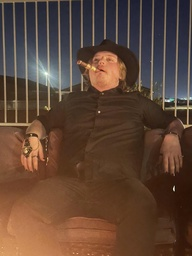
#> input picture sam/sam.jpg, 192 x 256 px, shrunk from 3024 x 4032 before the run
$ python cmyk_tool.py --image sam/sam.jpg
#> lines starting #> are read from the running program, lines starting #| are printed output that depends on the picture
#> in main, img is the input picture: PIL image 192x256 RGB; mean R, G, B 94.7, 69.5, 54.8
import argparse
import os
import csv
from collections import Counter
from PIL import Image, ImageDraw, ImageFont
import webcolors
import numpy as np

try:
    from sklearn.cluster import KMeans
except ImportError:
    KMeans = None

def rgb_to_cmyk(r, g, b):
    r, g, b = [x / 255.0 for x in (r, g, b)]
    k = 1 - max(r, g, b)
    if k == 1:
        return 0, 0, 0, 1
    c = (1 - r - k) / (1 - k)
    m = (1 - g - k) / (1 - k)
    y = (1 - b - k) / (1 - k)
    return c, m, y, k

def cmyk_to_rgb(c, m, y, k):
    r = 255 * (1 - c) * (1 - k)
    g = 255 * (1 - m) * (1 - k)
    b = 255 * (1 - y) * (1 - k)
    return int(round(r)), int(round(g)), int(round(b))

def closest_color_name(rgb_tuple):
    try:
        return webcolors.rgb_to_name(rgb_tuple, spec='css3')
    except ValueError:
        min_colors = {}
        for hex_value, name in webcolors._definitions._get_hex_to_name_map("css3").items():
            r_c, g_c, b_c = webcolors.hex_to_rgb(hex_value)
            rd = (r_c - rgb_tuple[0]) ** 2
            gd = (g_c - rgb_tuple[1]) ** 2
            bd = (b_c - rgb_tuple[2]) ** 2
            min_colors[(rd + gd + bd)] = name
        closest_name = min_colors[min(min_colors.keys())]
        return closest_name

def quantize_cmyk(cmyk, precision=0.05):
    return tuple(round(channel / precision) * precision for channel in cmyk)

def get_cmyk_pixels_and_counts(img, precision=0.05):
#> called with precision = 0.05
    width, height = img.size
#> width = 192; height = 256
    cmyk_pixels = []
    color_counter = Counter()
    for y in range(height):
        row = []
        for x in range(width):
            r, g, b = img.getpixel((x, y))
            cmyk = rgb_to_cmyk(r, g, b)
            quant_cmyk = quantize_cmyk(cmyk, precision)
            row.extend([round(x, 4) for x in quant_cmyk])
            color_counter[quant_cmyk] += 1
        cmyk_pixels.append(row)
#| Number of unique colors: 1258
    return cmyk_pixels, color_counter, width, height

# [13 lines left out: function get_cmyk_pixels_and_counts_from_rgb_array, not called in this run]

def write_cmyk_data(image_path, color_counter):
#> called with image_path = 'sam/sam.jpg'
    base, ext = os.path.splitext(image_path)
    counts_file = f"{base}_cmyk_data.csv"
    color_list = list(color_counter.keys())
    with open(counts_file, "w", newline="") as f:
        writer = csv.writer(f)
        writer.writerow(["Index", "Name", "C", "M", "Y", "K", "Count"])
        for idx, color in enumerate(color_list):
            rgb = cmyk_to_rgb(*color)
            color_name = closest_color_name(rgb)
            count = color_counter[color]
            writer.writerow([idx, color_name] + [round(x, 4) for x in color] + [count])
#> this loop made 1258 passes
#> color on passes 1 to 3: (0, 0.1, 0.4, 0.5), (0, 0.15, 0.4, 0.5), (0, 0.2, 0.45, 0.5)
    print(f"Unique color counts written to {counts_file}")
    return color_list  # Return the color list for index mapping

# [9 lines left out: function write_cmyk_pixels, not called in this run]

def write_index_map(image_path, cmyk_data, width, height, color_to_index):
#> called with image_path = 'sam/sam.jpg', width = 192, height = 256
    base, ext = os.path.splitext(image_path)
    indexed_map_file = f"{base}_cmyk_index_map.csv"
    with open(indexed_map_file, "w", newline="") as f:
        writer = csv.writer(f)
        for row in cmyk_data:
            index_row = []
            for i in range(0, len(row), 4):
                cmyk = tuple(row[i:i+4])
                idx = color_to_index[cmyk]
                index_row.append(idx)
            writer.writerow(index_row)
    print(f"Indexed CMYK map written to {indexed_map_file}")
    return indexed_map_file

# [39 lines left out: functions read_cmyk_csv, reconstruct_image_from_cmyk, quantize_image_kmeans, not called in this run]

def load_color_palette_for_viz(cmyk_data_file):
    """Load the color palette from the CMYK data CSV file for visualization."""
#> called with cmyk_data_file = 'sam/sam_cmyk_data.csv'
    colors = {}
    with open(cmyk_data_file, 'r', newline='') as f:
        reader = csv.DictReader(f)
        for row in reader:
            index = int(row['Index'])
            c, m, y, k = float(row['C']), float(row['M']), float(row['Y']), float(row['K'])
            # Convert CMYK to RGB
            r = int(255 * (1 - c) * (1 - k))
            g = int(255 * (1 - m) * (1 - k))
            b = int(255 * (1 - y) * (1 - k))
            colors[index] = {
                'rgb': (r, g, b),
                'name': row['Name'],
                'cmyk': (c, m, y, k),
                'count': int(row['Count'])
            }
    return colors

def load_index_map_for_viz(index_map_file):
    """Load the index map from CSV for visualization."""
#> called with index_map_file = 'sam/sam_cmyk_index_map.csv'
    index_map = []
    with open(index_map_file, 'r', newline='') as f:
        reader = csv.reader(f)
        for row in reader:
            index_map.append([int(x) for x in row])
    return index_map

def create_simple_visualization(index_map, colors, cell_size=30, show_numbers=True):
    """Create a PNG visualization of the index map with actual colors."""
#> called with cell_size = 30, show_numbers = True
    height = len(index_map)
    width = len(index_map[0]) if index_map else 0
    img_width = width * cell_size
    img_height = height * cell_size

    # Create image
    img = Image.new('RGB', (img_width, img_height), 'white')
#> img: PIL image 5760x7680 RGB; every value is 255
    draw = ImageDraw.Draw(img)

    # Try to load a font, fall back to default if not available
    try:
        font = ImageFont.truetype("arial.ttf", max(8, cell_size // 3))
    except:
        try:
            font = ImageFont.truetype("calibri.ttf", max(8, cell_size // 3))
        except:
            font = ImageFont.load_default()

    # Draw grid
    for y, row in enumerate(index_map):
        for x, color_index in enumerate(row):
            x_pos = x * cell_size
            y_pos = y * cell_size

            # Get color
            if color_index in colors:
                color = colors[color_index]['rgb']
            else:
                color = (128, 128, 128)  # Gray for missing colors

            # Draw cell
            draw.rectangle([x_pos, y_pos, x_pos + cell_size, y_pos + cell_size],
                          fill=color, outline=(0, 0, 0))

            # Draw index number if enabled
            if show_numbers:
                text = str(color_index)
                # Calculate text color (black or white) based on background brightness
                brightness = sum(color) / 3
                text_color = (255, 255, 255) if brightness < 128 else (0, 0, 0)

                # Center text in cell
                bbox = draw.textbbox((0, 0), text, font=font)
                text_width = bbox[2] - bbox[0]
                text_height = bbox[3] - bbox[1]
                text_x = x_pos + (cell_size - text_width) // 2
                text_y = y_pos + (cell_size - text_height) // 2

                draw.text((text_x, text_y), text, fill=text_color, font=font)

    return img

# [120 lines left out: function create_html_visualization_integrated, not called in this run]

def generate_visualization(image_path, index_map_file, cmyk_data_file, viz_type="simple"):
    """Generate visualization and clean up temporary files."""
    base, ext = os.path.splitext(image_path)

    if viz_type == "simple":
        # Create PNG visualization
        colors = load_color_palette_for_viz(cmyk_data_file)
        index_map = load_index_map_for_viz(index_map_file)

        print(f"Loaded {len(colors)} colors")
        print(f"Index map dimensions: {len(index_map)}x{len(index_map[0]) if index_map else 0}")

        # Create visualization
        img = create_simple_visualization(index_map, colors, cell_size=30, show_numbers=True)
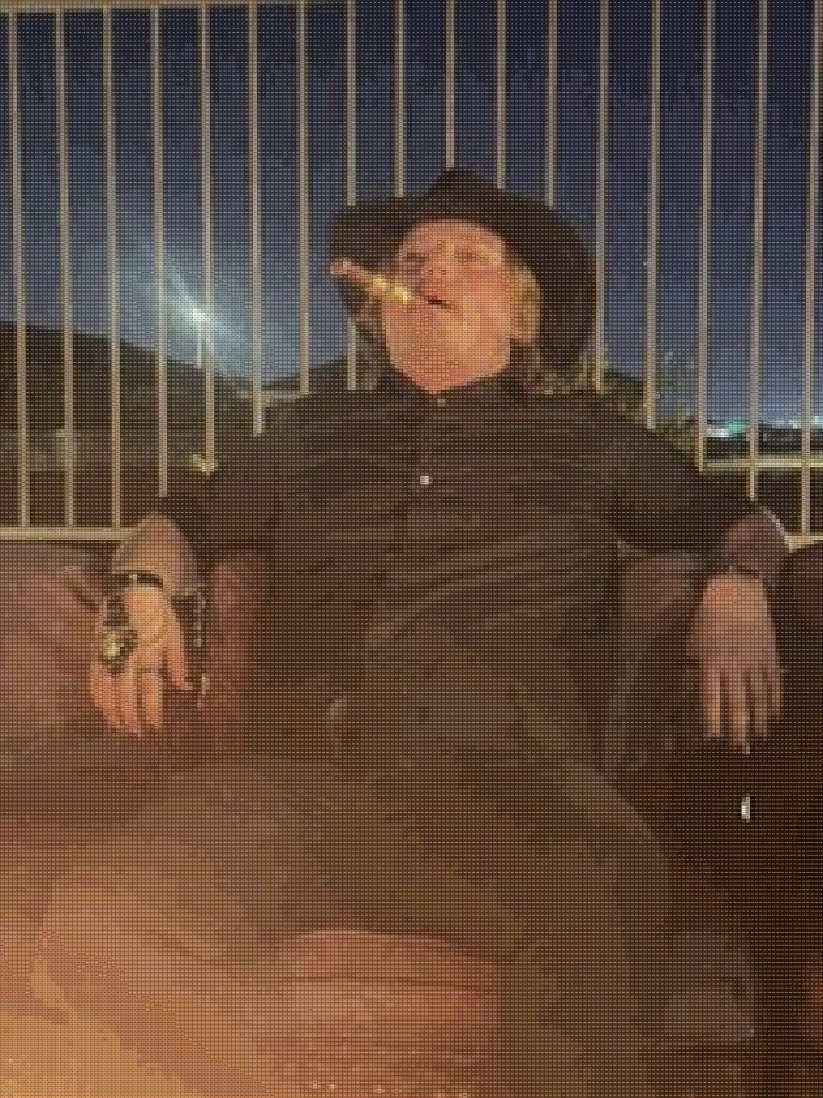
#> img: PIL image 5760x7680 RGB (shown at 1/7 size); mean R, G, B 94.7, 72.4, 59.4

        # Save visualization
        output_path = f"{base}_visualization.png"
        img.save(output_path)
        print(f"PNG visualization saved to: {output_path}")

    elif viz_type == "html":
        # Create HTML visualization
        output_path = f"{base}_visualization.html"
        create_html_visualization_integrated(index_map_file, cmyk_data_file, output_path)

    # Clean up temporary index map file
    try:
        os.remove(index_map_file)
        print(f"Deleted temporary index map file: {index_map_file}")
    except Exception as e:
        print(f"Could not delete {index_map_file}: {e}")

    return output_path

def main():
    parser = argparse.ArgumentParser(
        description="Extract unique CMYK color counts from an image, with color reduction options."
    )
    parser.add_argument("--image", type=str, required=True, help="Path to the input image file.")
    parser.add_argument("--precision", type=float, default=0.05, help="Precision for merging similar colors (default: 0.05, only for precision method).")
    parser.add_argument("--save-cmyk", action="store_true", help="Also save the full CMYK pixel data.")
    parser.add_argument("--reconstruct", action="store_true", help="Reconstruct the image from the CMYK data (deletes CMYK data file if --save-cmyk is not set).")
    parser.add_argument("--output", type=str, default=None, help="Output image file name for reconstruction.")
    parser.add_argument("--scale", nargs='+', help="Scale the image: single float for percentage (e.g., 0.5 for 50%%) or two integers for WIDTH HEIGHT in pixels.")
    parser.add_argument("--resample", type=str, default="nearest", choices=["nearest", "bilinear", "bicubic", "lanczos"], help="Resampling filter for scaling (default: nearest)")
    parser.add_argument("--approx-method", type=str, default="precision", choices=["precision", "kmeans", "median_cut"], help="Color reduction method: precision, kmeans, or median_cut (default: precision)")
    parser.add_argument("--n-colors", type=int, default=16, help="Number of colors for kmeans or median_cut (default: 16)")
    parser.add_argument("--visualize", type=str, default="simple", choices=["simple", "html", "none"], help="Generate visualization: 'simple' for PNG (default), 'html' for interactive HTML, or 'none' to skip visualization")
    args = parser.parse_args()

    img = Image.open(args.image).convert('RGB')
    if args.scale:
        resample_dict = {
            "nearest": Image.NEAREST,
            "bilinear": Image.BILINEAR,
            "bicubic": Image.BICUBIC,
            "lanczos": Image.LANCZOS
        }
        resample = resample_dict[args.resample]

        if len(args.scale) == 1:
            # Single value: treat as percentage
            try:
                scale_factor = float(args.scale[0])
                original_width, original_height = img.size
                width = int(original_width * scale_factor)
                height = int(original_height * scale_factor)
                print(f"Image scaled in memory by {scale_factor*100:.1f}% from {original_width}x{original_height} to {width}x{height} using {args.resample} resampling.")
            except ValueError:
                raise ValueError("Scale percentage must be a valid float (e.g., 0.5 for 50%)")
        elif len(args.scale) == 2:
            # Two values: treat as width and height in pixels
            try:
                width, height = int(args.scale[0]), int(args.scale[1])
                original_width, original_height = img.size
                print(f"Image scaled in memory from {original_width}x{original_height} to {width}x{height} using {args.resample} resampling.")
            except ValueError:
                raise ValueError("Scale dimensions must be valid integers for width and height")
        else:
            raise ValueError("Scale must be either 1 value (percentage) or 2 values (width height)")

        img = img.resize((width, height), resample)

    # Color reduction
    if args.approx_method == "precision":
        cmyk_data, color_counter, width, height = get_cmyk_pixels_and_counts(img, args.precision)
    elif args.approx_method == "kmeans":
        quantized_img = quantize_image_kmeans(img, n_colors=args.n_colors)
        rgb_array = np.array(quantized_img)
        cmyk_data, color_counter, width, height = get_cmyk_pixels_and_counts_from_rgb_array(rgb_array)
    elif args.approx_method == "median_cut":
        quantized_img = img.quantize(colors=args.n_colors, method=0).convert("RGB")
        rgb_array = np.array(quantized_img)
        cmyk_data, color_counter, width, height = get_cmyk_pixels_and_counts_from_rgb_array(rgb_array)
    else:
        raise ValueError("Unknown approximation method.")

    print(f"Number of unique colors: {len(color_counter)}")
    color_list = write_cmyk_data(args.image, color_counter)

    # Generate visualization if requested
    if args.visualize != "none":
        color_to_index = {tuple([round(x, 4) for x in color]): idx for idx, color in enumerate(color_list)}
        index_map_file = write_index_map(args.image, cmyk_data, width, height, color_to_index)
        # Generate the cmyk_data file path
        base, ext = os.path.splitext(args.image)
        cmyk_data_file = f"{base}_cmyk_data.csv"
        generate_visualization(args.image, index_map_file, cmyk_data_file, args.visualize)

    cmyk_file = None
    if args.save_cmyk or args.reconstruct:
        cmyk_file = write_cmyk_pixels(args.image, cmyk_data, width, height)

    if args.reconstruct:
        if not cmyk_file:
            print("Error: --reconstruct requires the CMYK data file to exist.")
            return
        reconstruct_image_from_cmyk(cmyk_file, args.output)
        if not args.save_cmyk:
            try:
                os.remove(cmyk_file)
                print(f"Deleted temporary CMYK data file: {cmyk_file}")
            except Exception as e:
                print(f"Could not delete {cmyk_file}: {e}")

if __name__ == "__main__":
    main()
